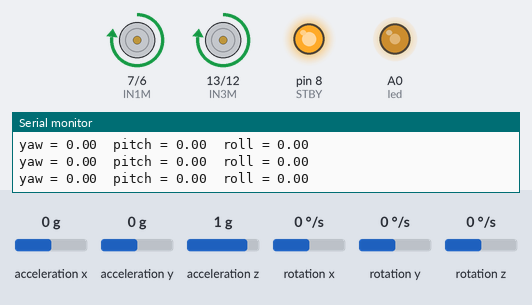
This sketch was run on a simulated Arduino Uno, built for the host (arithmetic inside an expression is 32-bit, double 64-bit). On the bench: motor-driver pin pairs drawn as motors (green arrow = first pin HIGH = forward, orange = second pin HIGH = backward, longer = more drive, scaled by the enable pin, stopped while the standby pin is LOW), output pins drawn as LEDs (lit = HIGH), the last lines printed to the serial monitor. The test bench sets the inputs (shaded band); at power-on: acceleration y 0 g, acceleration x 0 g, acceleration z 1 g, rotation x 0 °/s, rotation y 0 °/s, rotation z 0 °/s.

Above: at 1.5 s.
1.8 s: acceleration y set to -1.4 g
At 2.26 s:
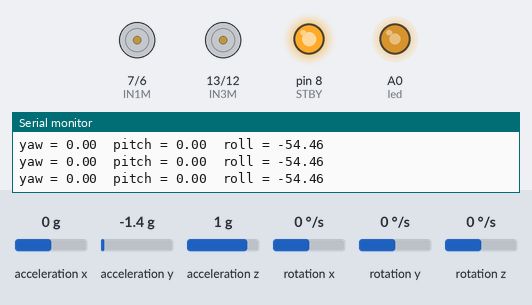
4.8 s: acceleration y set to 0 g
At 6.66 s:
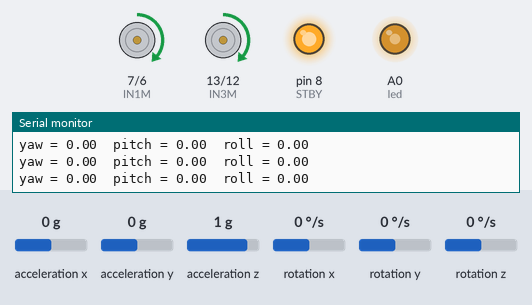
7.8 s: acceleration y set to -0.8 g
At 10.94 s:
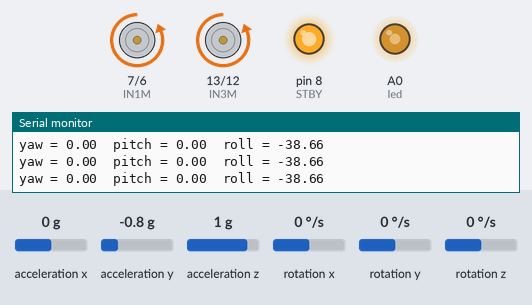
Timing chart, 0 to 16.8 s (numbered marks = the images above; inputs shaded):
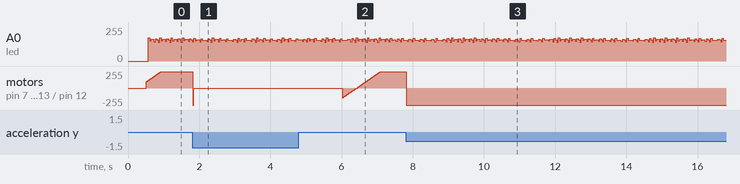

Measured:
- after the input at 1.8 s, motor on pin 7 (IN1M) / pin 6 (IN2M), motor on pin 13 (IN3M) / pin 12 (IN4M): forward 242/255 → stopped at once
- after the input at 7.8 s, motor on pin 7 (IN1M) / pin 6 (IN2M), motor on pin 13 (IN3M) / pin 12 (IN4M): forward 242/255 → backward 255/255 at once

The sketch:

testyawpitchrow.ino
```cpp
#include <Wire.h>
#include "I2Cdev.h"
#include "MPU6050_6Axis_MotionApps20.h"
#include <PID_v1.h>
// 徑度角度的轉換常數
//const float DEG_TO_RAD = 0.0174533f; // (PI / 180.0) 因為原本就有定義了 重新定義會出錯先註解

// 分區 PWM 設定
float zone1_limit = 2 * DEG_TO_RAD;        // |input| < 2
float zone2_limit = 3 * DEG_TO_RAD;        // |input| < 3
float zone1_gain = 0.95;                   // 小角度修正比較弱
float zone2_gain = 1.0;                    // 中角度修正稍強
float zone3_gain = 1.1;                    // 大角度修正更強
float fall_angle_limit = 40 * DEG_TO_RAD;  // 超過 ±40 度就停車

// 用於扶正回復時的計數器
unsigned long recovery_counter = 0;

// MPU6050 與 DMP
MPU6050 mpu;
bool dmpReady = false;
uint8_t devStatus;
uint16_t packetSize;
uint16_t fifoCount;
uint8_t fifoBuffer[64];

// ISR 所需要的回傳值
volatile float return_output = 0.0;
volatile bool pid_computed = false;

// led 定義
const int led = A0;
Quaternion q;
VectorFloat gravity;
float ypr[3];

// 用於ISR和Loop中傳遞當前的角度和小車已倒下旗標
volatile float currentDMPAngle = 0.0;
volatile float currentYaw = 0.0;
volatile float currentPitch = 0.0;
volatile float currentRoll = 0.0;
volatile bool is_fallen = false;
int current_zone = 0;

// PID
double input, output, setpoint = -2.3 * DEG_TO_RAD;  // 電源線反方向設定
// double Kp = 50.0, Ki = 200, Kd = 2.4;   // 角度的
double Kp = 2350.0, Ki = 11459.0, Kd = 137.4;  // 更改為徑度的
PID pid(&input, &output, &setpoint, Kp, Ki, Kd, DIRECT);

// 馬達腳位
#define IN1M 7
#define IN2M 6
#define PWMA 9
#define IN3M 13
#define IN4M 12
#define PWMB 10
#define STBY 8

void initMotorPins() {
  pinMode(IN1M, OUTPUT);
  pinMode(IN2M, OUTPUT);
  pinMode(PWMA, OUTPUT);
  pinMode(IN3M, OUTPUT);
  pinMode(IN4M, OUTPUT);
  pinMode(PWMB, OUTPUT);
  pinMode(STBY, OUTPUT);
  digitalWrite(STBY, HIGH);
}

void stop() {
  setMotorSpeed(0);
}

void setMotorSpeed(float speed) {
  speed = constrain(speed, -255, 255);
  int pwm = abs(speed);
  if (pwm < 5) pwm = 0;

  if (speed < 0) {
    digitalWrite(IN1M, HIGH);
    digitalWrite(IN2M, LOW);
    digitalWrite(IN3M, HIGH);
    digitalWrite(IN4M, LOW);
  } else {
    digitalWrite(IN1M, LOW);
    digitalWrite(IN2M, HIGH);
    digitalWrite(IN3M, LOW);
    digitalWrite(IN4M, HIGH);
  }
  analogWrite(PWMA, pwm);
  analogWrite(PWMB, pwm);
}

void setup() {
  Serial.begin(9600);  // 配合藍牙
  Wire.begin();

  //加速 I2C 到 400kHz，這是 ISR 讀取不當機的關鍵
  Wire.setClock(400000);

  initMotorPins();
  pinMode(led, OUTPUT);
  digitalWrite(led, LOW);  // 確保起始是滅的

  mpu.initialize();
  devStatus = mpu.dmpInitialize();

  mpu.setXAccelOffset(-3353);
  mpu.setYAccelOffset(97);
  mpu.setZAccelOffset(123);
  mpu.setXGyroOffset(81);
  mpu.setYGyroOffset(-30);
  mpu.setZGyroOffset(63);

  if (devStatus == 0) {
    mpu.setDMPEnabled(true);
    dmpReady = true;
    packetSize = mpu.dmpGetFIFOPacketSize();
    Serial.println("DMP 啟動完成");
  } else {
    Serial.print("DMP Fail: ");
    Serial.println(devStatus);
    while (1)
      ;
  }

  pid.SetMode(AUTOMATIC);
  pid.SetOutputLimits(-255, 255);
  pid.SetSampleTime(10);

  // TIMER2設定
  cli();
  TCCR2A = 0;
  TCCR2B = 0;
  TCNT2 = 0;
  OCR2A = 124;
  TCCR2A |= (1 << WGM21);
  TCCR2B |= (1 << CS22);
  TIMSK2 |= (1 << OCIE2A);
  sei();
}
ISR(TIMER2_COMPA_vect) {
  // 宣告中斷秒數的變數
  static int count = 0;
  count++;

  // 檢查是否到中斷時間
  if (count < 10) {
    return;
  }
  count = 0;

  // 以下進入真正的中斷
  sei();
  digitalWrite(led, HIGH);

  // 宣告用於三筆平均濾波的變數
  static float angleBuffer[3] = { 0.0, 0.0, 0.0 };
  static int idx = 0;

  // 讀取 FIFO
  fifoCount = mpu.getFIFOCount();
  if (fifoCount == 1024) {
    mpu.resetFIFO();
    digitalWrite(led, LOW);
    return;
  }

  if (mpu.dmpGetCurrentFIFOPacket(fifoBuffer)) {
    mpu.dmpGetQuaternion(&q, fifoBuffer);
    mpu.dmpGetGravity(&gravity, &q);
    float ypr_temp[3];
    mpu.dmpGetYawPitchRoll(ypr_temp, &q, &gravity);
    // 取得原始徑度
    float raw_angle = ypr_temp[2];
    currentYaw = ypr_temp[0];
    currentPitch = ypr_temp[1];
    currentRoll = ypr_temp[2];
    // 三筆平均濾波
    angleBuffer[idx] = raw_angle;
    idx = (idx + 1) % 3;
    currentDMPAngle = (angleBuffer[0] + angleBuffer[1] + angleBuffer[2]) / 3.0;

    input = currentDMPAngle;
  } else {
    digitalWrite(led, LOW);
    return;
  }

  // 判斷PID計算和是否傾倒偵測
  if (!is_fallen) {
    // 傾倒偵測 如果小車角度已經超過設定的傾倒角度 設定倒下旗標
    if (abs(input) > fall_angle_limit) {
      is_fallen = true;      // 設定倒下旗標
      return_output = 0;     // 停止馬達
      recovery_counter = 0;  // 清除回正計數器
    }
    // 計算PID並且使用分區增益
    else {
      pid.Compute();
      // 分區增益邏輯
      current_zone = 0;
      if (abs(input) < zone1_limit) {
        output *= zone1_gain;
        current_zone = 1;
      } else if (abs(input) < zone2_limit) {
        output *= zone2_gain;
        current_zone = 2;
      } else {
        output *= zone3_gain;
        current_zone = 3;
      }

      output = constrain(output, -255, 255);
      return_output = output;
    }
  }
  // 已經倒下需要判斷是否扶正，並且讓recovery_counter計數
  else {
    return_output = 0;  // 確保馬達完全不動
    // 判斷是否扶正(與中心 < 5 角度)
    if (abs(input - setpoint) < (5 * DEG_TO_RAD)) {
      recovery_counter++;  // 回復計數器++

      // 判斷是否已經扶正1秒鐘 (10ms x 100times = 1000ms)
      if (recovery_counter >= 100) {
        is_fallen = false;     // 取消傾倒狀態
        recovery_counter = 0;  // 回復計數器歸零

        // 重置 PID 積分項 (避免暴衝)
        pid.SetMode(MANUAL);
        pid.SetMode(AUTOMATIC);
      }
    } else {
      //recovery_counter = 0;
    }
  }

  // ==========================================================

  // 放置PID計算完成旗標，告訴Loop可以正常工作
  pid_computed = true;
  digitalWrite(led, LOW);
}

void loop() {
  // 1. 傾倒檢查
  if (is_fallen) {
    stop();
  }

  // 2. 執行馬達 (只有當 ISR 算好時才動作)
  if (pid_computed) {
    float motor_cmd = return_output;
    setMotorSpeed(motor_cmd); // 如果不想馬達動，改成 setMotorSpeed(0);
    pid_computed = false;
  }

  // 3. 序列埠列印 (修改成您想要的格式)
  static unsigned long lastPrint = 0;
  if (millis() - lastPrint > 100) { // 改成 100ms 印一次，太快眼睛會看不清楚
    lastPrint = millis();

    // 轉換成角度 (原本是徑度)

    Serial.print("yaw = ");
    Serial.print(currentYaw * 57.296);
    Serial.print("\t");

    Serial.print("pitch = ");
    Serial.print(currentPitch * 57.296);
    Serial.print("\t");

    Serial.print("roll = ");
    Serial.println(currentRoll * 57.296);
  }
}
```
